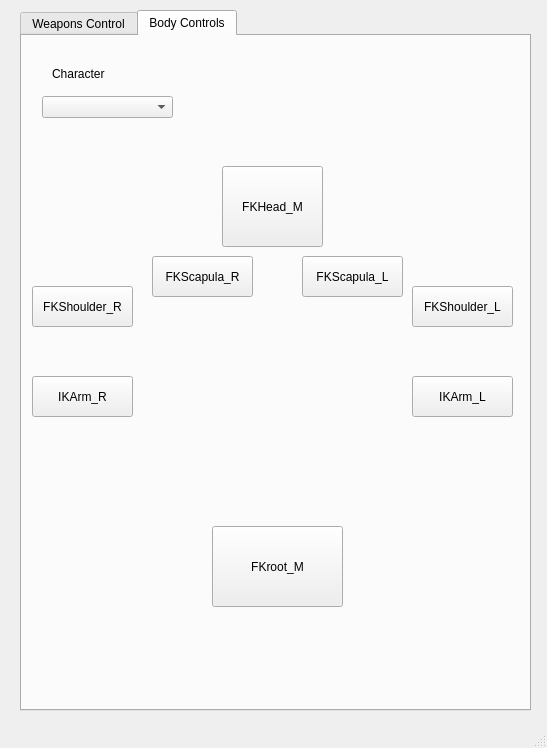
<?xml version="1.0" encoding="UTF-8"?>
<ui version="4.0">
 <class>winWeaTool</class>
 <widget class="QMainWindow" name="winWeaTool">
  <property name="geometry">
   <rect>
    <x>0</x>
    <y>0</y>
    <width>547</width>
    <height>748</height>
   </rect>
  </property>
  <property name="windowTitle">
   <string>Space Switcher Tool</string>
  </property>
  <widget class="QWidget" name="centralwidget">
   <widget class="QTabWidget" name="tabWidget">
    <property name="geometry">
     <rect>
      <x>20</x>
      <y>10</y>
      <width>511</width>
      <height>701</height>
     </rect>
    </property>
    <property name="currentIndex">
     <number>1</number>
    </property>
    <widget class="QWidget" name="tab_weap">
     <attribute name="title">
      <string>Weapons Control</string>
     </attribute>
     <widget class="QPushButton" name="pushBut_r_h_driver_l_attach">
      <property name="geometry">
       <rect>
        <x>60</x>
        <y>380</y>
        <width>181</width>
        <height>41</height>
       </rect>
      </property>
      <property name="text">
       <string>R Hand Driver /
 L Hand Attached</string>
      </property>
     </widget>
     <widget class="QPushButton" name="pushBut_weap_driver_r_hand_attach">
      <property name="geometry">
       <rect>
        <x>270</x>
        <y>480</y>
        <width>181</width>
        <height>41</height>
       </rect>
      </property>
      <property name="text">
       <string>Weapon Driver /
 only R Hand Attached</string>
      </property>
     </widget>
     <widget class="QPushButton" name="pushBut_break_r_h_const">
      <property name="geometry">
       <rect>
        <x>270</x>
        <y>290</y>
        <width>81</width>
        <height>41</height>
       </rect>
      </property>
      <property name="text">
       <string>Break R Hand
 Constraint</string>
      </property>
     </widget>
     <widget class="QPushButton" name="pushBut_r_hand_constr">
      <property name="geometry">
       <rect>
        <x>260</x>
        <y>220</y>
        <width>191</width>
        <height>23</height>
       </rect>
      </property>
      <property name="text">
       <string>Constraint R Hand to weapon Driver</string>
      </property>
     </widget>
     <widget class="QPushButton" name="pushBut_l_h_driver_r_attach">
      <property name="geometry">
       <rect>
        <x>60</x>
        <y>480</y>
        <width>181</width>
        <height>41</height>
       </rect>
      </property>
      <property name="text">
       <string>L Hand Driver /
 R Hand Attached</string>
      </property>
     </widget>
     <widget class="QPushButton" name="pushBut_r_h_driver_l_free">
      <property name="geometry">
       <rect>
        <x>60</x>
        <y>430</y>
        <width>181</width>
        <height>41</height>
       </rect>
      </property>
      <property name="text">
       <string> R Hand Driver /
 L Hand Free</string>
      </property>
     </widget>
     <widget class="QPushButton" name="pushBut_weap_driver_l_hand_attach">
      <property name="geometry">
       <rect>
        <x>270</x>
        <y>430</y>
        <width>181</width>
        <height>41</height>
       </rect>
      </property>
      <property name="text">
       <string>Weapon Driver /
 only L Hand Attached</string>
      </property>
     </widget>
     <widget class="QLabel" name="lab_choose_project">
      <property name="geometry">
       <rect>
        <x>60</x>
        <y>30</y>
        <width>101</width>
        <height>16</height>
       </rect>
      </property>
      <property name="text">
       <string>Choose  Project</string>
      </property>
     </widget>
     <widget class="QComboBox" name="comboB_choose_project">
      <property name="geometry">
       <rect>
        <x>170</x>
        <y>30</y>
        <width>181</width>
        <height>22</height>
       </rect>
      </property>
     </widget>
     <widget class="QPushButton" name="pushBut_break_wea_constr">
      <property name="geometry">
       <rect>
        <x>60</x>
        <y>280</y>
        <width>181</width>
        <height>51</height>
       </rect>
      </property>
      <property name="text">
       <string>Break Weapon Constraint</string>
      </property>
     </widget>
     <widget class="QPushButton" name="pushBut_l_h_driver_r_free">
      <property name="geometry">
       <rect>
        <x>60</x>
        <y>530</y>
        <width>181</width>
        <height>41</height>
       </rect>
      </property>
      <property name="text">
       <string> L Hand Driver /
 R Hand Free</string>
      </property>
     </widget>
     <widget class="QPushButton" name="pushBut_weap_driver_hands_attach">
      <property name="geometry">
       <rect>
        <x>270</x>
        <y>380</y>
        <width>181</width>
        <height>41</height>
       </rect>
      </property>
      <property name="text">
       <string>Weapon Driver /
 L and R Hands Attached</string>
      </property>
     </widget>
     <widget class="QLabel" name="lab_choose_weapon">
      <property name="geometry">
       <rect>
        <x>60</x>
        <y>70</y>
        <width>101</width>
        <height>16</height>
       </rect>
      </property>
      <property name="text">
       <string>Choose Weapon</string>
      </property>
     </widget>
     <widget class="QPushButton" name="pushBut_ref_weap">
      <property name="geometry">
       <rect>
        <x>60</x>
        <y>170</y>
        <width>391</width>
        <height>23</height>
       </rect>
      </property>
      <property name="text">
       <string>Reference Weapon</string>
      </property>
     </widget>
     <widget class="QPushButton" name="pushBut_constrain_weap">
      <property name="geometry">
       <rect>
        <x>60</x>
        <y>220</y>
        <width>181</width>
        <height>51</height>
       </rect>
      </property>
      <property name="text">
       <string>Constraint Weapon to Char Driver</string>
      </property>
     </widget>
     <widget class="QLabel" name="lab_chars_drivers_presets">
      <property name="geometry">
       <rect>
        <x>110</x>
        <y>360</y>
        <width>101</width>
        <height>16</height>
       </rect>
      </property>
      <property name="text">
       <string>Char Driver Presets</string>
      </property>
     </widget>
     <widget class="QLabel" name="lab_weapon_drivers_presets">
      <property name="geometry">
       <rect>
        <x>310</x>
        <y>360</y>
        <width>121</width>
        <height>16</height>
       </rect>
      </property>
      <property name="text">
       <string>Weapon Driver Presets</string>
      </property>
     </widget>
     <widget class="QLabel" name="lab_file_2_ref">
      <property name="geometry">
       <rect>
        <x>60</x>
        <y>110</y>
        <width>91</width>
        <height>16</height>
       </rect>
      </property>
      <property name="text">
       <string>File to reference:</string>
      </property>
     </widget>
     <widget class="QPushButton" name="pushBut_break_l_h_const">
      <property name="geometry">
       <rect>
        <x>370</x>
        <y>290</y>
        <width>81</width>
        <height>41</height>
       </rect>
      </property>
      <property name="text">
       <string>Break L Hand
 Constraint</string>
      </property>
     </widget>
     <widget class="QLineEdit" name="lineEd_file_ref">
      <property name="geometry">
       <rect>
        <x>170</x>
        <y>110</y>
        <width>281</width>
        <height>20</height>
       </rect>
      </property>
     </widget>
     <widget class="QPushButton" name="pushBut_l_hand_constr">
      <property name="geometry">
       <rect>
        <x>260</x>
        <y>250</y>
        <width>191</width>
        <height>23</height>
       </rect>
      </property>
      <property name="text">
       <string>Constraint L Hand to weapon Driver</string>
      </property>
     </widget>
     <widget class="QComboBox" name="comboB_choose_weap">
      <property name="geometry">
       <rect>
        <x>170</x>
        <y>70</y>
        <width>181</width>
        <height>22</height>
       </rect>
      </property>
     </widget>
     <widget class="QPushButton" name="pushBut_ressete_all_attr">
      <property name="geometry">
       <rect>
        <x>170</x>
        <y>590</y>
        <width>181</width>
        <height>41</height>
       </rect>
      </property>
      <property name="text">
       <string>Resete All Attributes
 and Constraints</string>
      </property>
     </widget>
    </widget>
    <widget class="QWidget" name="tab_body">
     <attribute name="title">
      <string>Body Controls</string>
     </attribute>
     <widget class="QComboBox" name="comboBCharacters">
      <property name="geometry">
       <rect>
        <x>20</x>
        <y>60</y>
        <width>131</width>
        <height>22</height>
       </rect>
      </property>
     </widget>
     <widget class="QLabel" name="label_charsnamespace">
      <property name="geometry">
       <rect>
        <x>30</x>
        <y>30</y>
        <width>111</width>
        <height>16</height>
       </rect>
      </property>
      <property name="text">
       <string>Character</string>
      </property>
     </widget>
     <widget class="QPushButton" name="pushButIkarm_l">
      <property name="geometry">
       <rect>
        <x>390</x>
        <y>340</y>
        <width>101</width>
        <height>41</height>
       </rect>
      </property>
      <property name="text">
       <string>IKArm_L</string>
      </property>
     </widget>
     <widget class="QPushButton" name="pushButIkarm_r">
      <property name="geometry">
       <rect>
        <x>10</x>
        <y>340</y>
        <width>101</width>
        <height>41</height>
       </rect>
      </property>
      <property name="text">
       <string>IKArm_R</string>
      </property>
     </widget>
     <widget class="QPushButton" name="pushBut_Head">
      <property name="geometry">
       <rect>
        <x>200</x>
        <y>130</y>
        <width>101</width>
        <height>81</height>
       </rect>
      </property>
      <property name="text">
       <string>FKHead_M</string>
      </property>
     </widget>
     <widget class="QPushButton" name="pushButshoulder_r">
      <property name="geometry">
       <rect>
        <x>10</x>
        <y>250</y>
        <width>101</width>
        <height>41</height>
       </rect>
      </property>
      <property name="text">
       <string>FKShoulder_R</string>
      </property>
     </widget>
     <widget class="QPushButton" name="pushButshoulder_l">
      <property name="geometry">
       <rect>
        <x>390</x>
        <y>250</y>
        <width>101</width>
        <height>41</height>
       </rect>
      </property>
      <property name="text">
       <string>FKShoulder_L</string>
      </property>
     </widget>
     <widget class="QPushButton" name="pushButRoot">
      <property name="geometry">
       <rect>
        <x>190</x>
        <y>490</y>
        <width>131</width>
        <height>81</height>
       </rect>
      </property>
      <property name="text">
       <string>FKroot_M</string>
      </property>
     </widget>
     <widget class="QPushButton" name="pushBut_Scap_l">
      <property name="geometry">
       <rect>
        <x>280</x>
        <y>220</y>
        <width>101</width>
        <height>41</height>
       </rect>
      </property>
      <property name="text">
       <string>FKScapula_L</string>
      </property>
     </widget>
     <widget class="QPushButton" name="pushBut_Scap_r">
      <property name="geometry">
       <rect>
        <x>130</x>
        <y>220</y>
        <width>101</width>
        <height>41</height>
       </rect>
      </property>
      <property name="text">
       <string>FKScapula_R</string>
      </property>
     </widget>
    </widget>
   </widget>
  </widget>
  <widget class="QMenuBar" name="menubar">
   <property name="geometry">
    <rect>
     <x>0</x>
     <y>0</y>
     <width>547</width>
     <height>21</height>
    </rect>
   </property>
  </widget>
  <widget class="QStatusBar" name="statusbar"/>
 </widget>
 <resources/>
 <connections/>
</ui>
